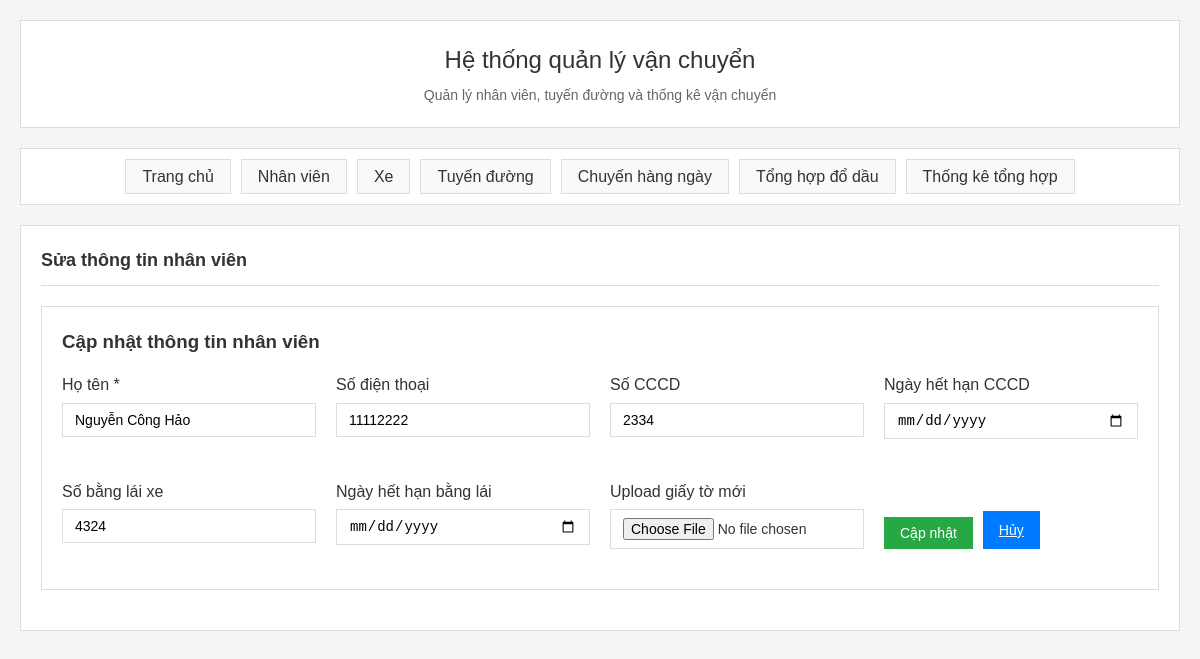
/employees/edit/2, run on an earlier commit of the app's database.
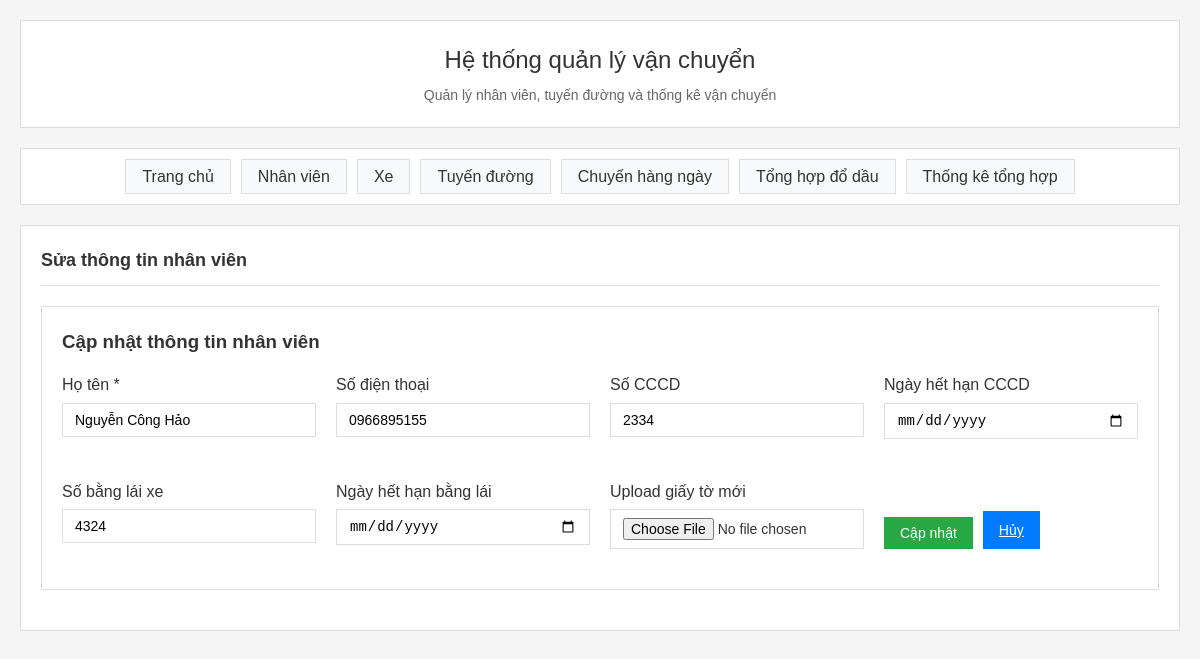
And on a later commit of the database.
### main.py (models this page shows)
class Employee(Base):
    __tablename__ = "employees"
    id = Column(Integer, primary_key=True, index=True)
    name = Column(String, nullable=False)
    phone = Column(String)
    cccd = Column(String)  # Số CCCD
    cccd_expiry = Column(Date)  # Ngày hết hạn CCCD
    driving_license = Column(String)  # Số bằng lái xe
    license_expiry = Column(Date)  # Ngày hết hạn bằng lái
    documents = Column(String)  # Đường dẫn file upload giấy tờ
    status = Column(Integer, default=1)  # 1: Active, 0: Inactive
    created_at = Column(DateTime, default=datetime.utcnow)

### main.py (the view)
@app.get("/employees/edit/{employee_id}", response_class=HTMLResponse)
async def edit_employee_page(request: Request, employee_id: int, db: Session = Depends(get_db)):
    employee = db.query(Employee).filter(Employee.id == employee_id, Employee.status == 1).first()
    if not employee:
        return RedirectResponse(url="/employees", status_code=303)
    return templates.TemplateResponse("edit_employee.html", {"request": request, "employee": employee})

### templates/edit_employee.html (shortened to what this page needs)
{% extends "base.html" %}
{% block content %}
<h2>Sửa thông tin nhân viên</h2>
<div style="background: white; padding: 20px; border: 1px solid #ddd; margin-bottom: 20px;">
    <h3 style="margin-bottom: 15px;">Cập nhật thông tin nhân viên</h3>
    <form method="post" action="/employees/edit/{{ employee.id }}" enctype="multipart/form-data" style="display: grid; grid-template-columns: repeat(auto-fit, minmax(250px, 1fr)); gap: 20px;">
        <div class="form-group">
            <label for="name">Họ tên *</label>
            <input type="text" id="name" name="name" required placeholder="Nhập họ tên nhân viên" value="{{ employee.name }}">
        </div>
        <div class="form-group">
            <label for="phone">Số điện thoại</label>
            <input type="text" id="phone" name="phone" placeholder="Nhập số điện thoại" value="{{ employee.phone or '' }}">
        </div>
        <div class="form-group">
            <label for="cccd">Số CCCD</label>
            <input type="text" id="cccd" name="cccd" placeholder="Nhập số CCCD" value="{{ employee.cccd or '' }}">
        </div>
        <div class="form-group">
            <label for="cccd_expiry">Ngày hết hạn CCCD</label>
            <input type="date" id="cccd_expiry" name="cccd_expiry" value="{{ employee.cccd_expiry.strftime('%Y-%m-%d') if employee.cccd_expiry else '' }}">
        </div>
        <div class="form-group">
            <label for="driving_license">Số bằng lái xe</label>
            <input type="text" id="driving_license" name="driving_license" placeholder="Nhập số bằng lái xe" value="{{ employee.driving_license or '' }}">
        </div>
        <div class="form-group">
            <label for="license_expiry">Ngày hết hạn bằng lái</label>
            <input type="date" id="license_expiry" name="license_expiry" value="{{ employee.license_expiry.strftime('%Y-%m-%d') if employee.license_expiry else '' }}">
        </div>
        <div class="form-group">
            <label for="documents">Upload giấy tờ mới</label>
            <input type="file" id="documents" name="documents" accept=".pdf,.jpg,.jpeg,.png">
        </div>
        <div class="form-group" style="display: flex; align-items: end; gap: 10px;">
            <button type="submit" class="btn btn-success">Cập nhật</button>
            <a href="/employees" class="btn btn-secondary">Hủy</a>
        </div>
    </form>
</div>
{% endblock %}

What changed in the data, as far as the page shows it:
changed Employee "Nguyễn Công Hảo": phone "11112222" → "0966895155"
